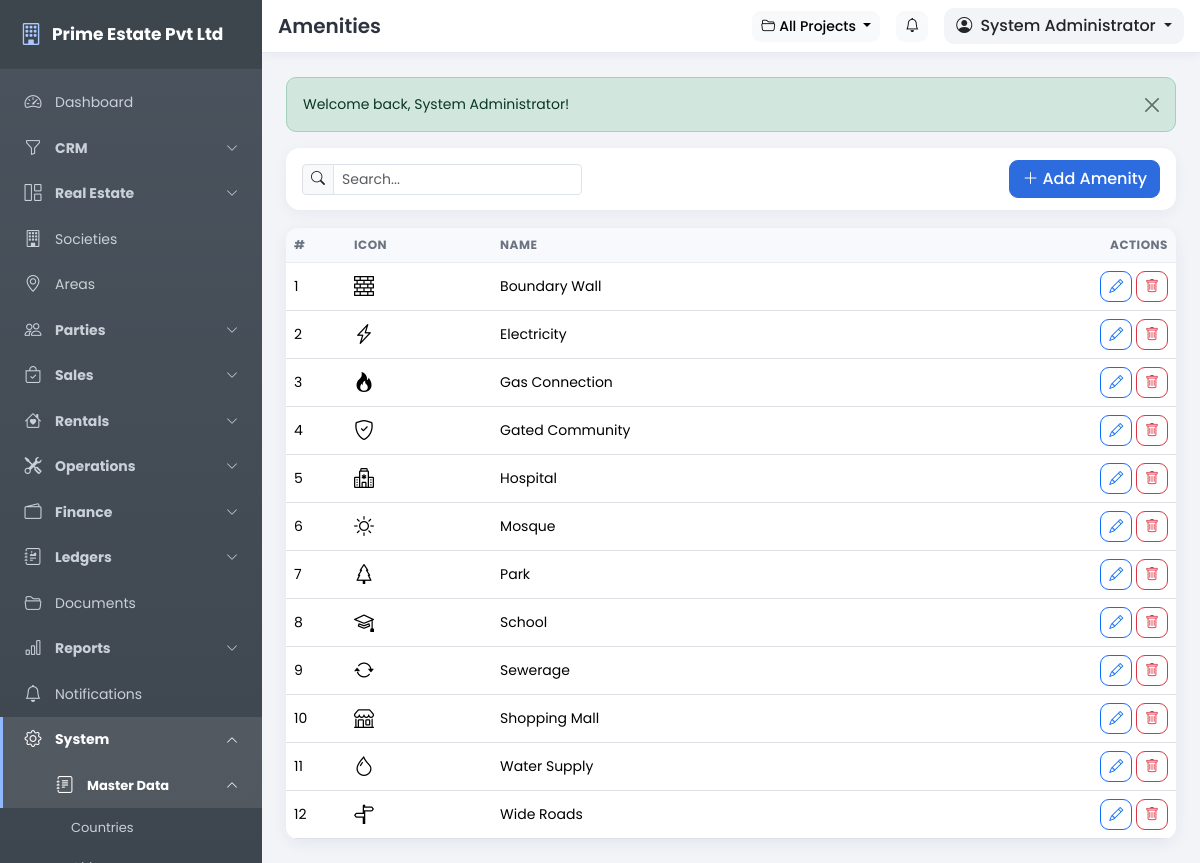
The page /pages/amenities.php (signed in) on the database its author committed.
### tables this page shows
CREATE TABLE IF NOT EXISTS users (
  id INT UNSIGNED NOT NULL AUTO_INCREMENT,
  role_id INT UNSIGNED NOT NULL,
  branch_id INT UNSIGNED DEFAULT NULL,
  username VARCHAR(80) NOT NULL,
  password VARCHAR(255) NOT NULL,
  full_name VARCHAR(150) NOT NULL,
  email VARCHAR(120) DEFAULT NULL,
  phone VARCHAR(40) DEFAULT NULL,
  photo VARCHAR(255) DEFAULT NULL,
  status TINYINT(1) NOT NULL DEFAULT 1,
  last_login DATETIME DEFAULT NULL,
  remember_token VARCHAR(64) DEFAULT NULL,
  created_date DATE NOT NULL,
  created_time TIME NOT NULL,
  updated_date DATE NOT NULL,
  updated_time TIME NOT NULL,
  PRIMARY KEY (id),
  UNIQUE KEY uq_users_username (username),
  KEY idx_users_role (role_id),
  CONSTRAINT fk_users_role FOREIGN KEY (role_id) REFERENCES roles (id) ON DELETE CASCADE
);

CREATE TABLE IF NOT EXISTS amenities (
  id INT UNSIGNED NOT NULL AUTO_INCREMENT,
  name VARCHAR(120) NOT NULL,
  icon VARCHAR(60) DEFAULT NULL,
  created_date DATE NOT NULL,
  created_time TIME NOT NULL,
  updated_date DATE NOT NULL,
  updated_time TIME NOT NULL,
  PRIMARY KEY (id),
  UNIQUE KEY uq_amenity_name (name)
);

### includes/config.php (called while the page is built, shortened)
<?php
function setting($key, $default = '') {
    static $cache = null;
    global $mysqli;
    if ($cache === null) {
        $cache = [];
        if (isset($mysqli)) {
            $rows = db_all("SELECT setting_key, setting_value FROM settings");
            foreach ($rows as $r) {
                $cache[$r['setting_key']] = $r['setting_value'];
            }
        }
    }
    return isset($cache[$key]) && $cache[$key] !== '' ? $cache[$key] : $default;
}

### includes/auth.php (called while the page is built, shortened)
<?php
require_once __DIR__ . '/functions.php';
if (is_logged_in()) {
    $timeout = (int)setting('session_timeout', 60) * 60;
    $user = db_get("SELECT u.*, r.name AS role_name, r.is_super_admin
                    FROM users u
                    JOIN roles r ON r.id = u.role_id
                    WHERE u.id = ?", [$_SESSION['user_id']]);
    if ($user) {
        $user['perms'] = [];
        $rows = db_all("SELECT p.slug FROM role_permissions rp
                        JOIN permissions p ON p.id = rp.permission_id
                        WHERE rp.role_id = ?", [$user['role_id']]);
        foreach ($rows as $r) {
            $user['perms'][] = $r['slug'];
        }
    }
}

### pages/amenities.php (the view, shortened to what this page needs)
<?php
require_once '../includes/auth.php';
$title = 'Amenities';
$canEdit = has_permission('settings.manage');
$records = db_all("SELECT * FROM amenities ORDER BY name");
include '../includes/header.php';
?>
<div class="toolbar d-flex flex-wrap align-items-center gap-2">
    <div class="input-group input-group-sm" style="max-width:280px">
        <span class="input-group-text"><i class="bi bi-search"></i></span>
        <input type="text" class="form-control table-search" data-table="#dataTable" placeholder="Search...">
    </div>
    <?php if ($canEdit): ?>
    <button class="btn btn-primary ms-auto" data-bs-toggle="modal" data-bs-target="#recordModal" data-add="Add Amenity"><i class="bi bi-plus-lg me-1"></i>Add Amenity</button>
    <?php endif; ?>
</div>
<div class="card">
    <div class="card-body p-0">
        <div class="table-responsive">
            <table class="table table-hover mb-0" id="dataTable">
                <thead><tr><th style="width:60px">#</th><th>Icon</th><th>Name</th><th class="text-end">Actions</th></tr></thead>
                <tbody>
                <?php foreach ($records as $i => $r): ?>
                    <tr>
                        <td><?= $i + 1 ?></td>
                        <td><i class="bi <?= e($r['icon']) ?>" style="font-size:20px"></i></td>
                        <td><?= e($r['name']) ?></td>
                        <td class="text-end">
                            <?php if ($canEdit): ?>
                            <button class="btn btn-sm btn-outline-primary" data-bs-toggle="modal" data-bs-target="#recordModal" data-edit='<?= h(json_encode(['id' => $r['id'], 'name' => $r['name'], 'icon' => $r['icon']])) ?>'><i class="bi bi-pencil"></i></button>
                            <form method="post" class="d-inline" data-confirm="Delete this amenity? This cannot be undone.">
                                <button class="btn btn-sm btn-outline-danger"><i class="bi bi-trash"></i></button>
                            </form>
                            <?php endif; ?>
                        </td>
                    </tr>
                <?php endforeach; ?>
                </tbody>
            </table>
        </div>
    </div>
</div>
<?php include '../includes/footer.php'; ?>

### includes/header.php (shortened to what this page needs)
<?php
$company = setting('company_name', APP_NAME);
$activeProject = active_project();
$activeProjectName = $activeProject ? $activeProject['name'] : 'All Projects';
?>
<!DOCTYPE html>
<html lang="en">
<head>
<link href="https://cdn.jsdelivr.net/npm/bootstrap@5.3.3/dist/css/bootstrap.min.css" rel="stylesheet">
<link href="https://cdn.jsdelivr.net/npm/bootstrap-icons@1.11.3/font/bootstrap-icons.min.css" rel="stylesheet">
<link href="<?= BASE_URL ?>/assets/css/style.css" rel="stylesheet">
</head>
<body>
<aside class="sidebar" id="appSidebar">
    <div class="sidebar-brand">
        <a class="brand-link" href="<?= BASE_URL ?>/index.php">
            <i class="bi bi-building"></i>
            <span><?= e($company) ?></span>
        </a>
    </div>
    <?php include __DIR__ . '/sidebar.php'; ?>
</aside>
<div class="main-area">
    <header class="topbar">
        <div class="d-flex align-items-center gap-3 px-3 py-2">
            <h5 class="mb-0 fw-semibold d-none d-sm-block"><?= e($title) ?></h5>
            <div class="ms-auto d-flex align-items-center gap-3">
                <div class="dropdown">
                    <button class="btn btn-light btn-sm dropdown-toggle" type="button" data-bs-toggle="dropdown" aria-expanded="false" title="Active Project">
                        <i class="bi bi-folder2-open me-1"></i><?= e($activeProjectName) ?>
                    </button>
                </div>
                <a href="<?= BASE_URL ?>/pages/notifications.php" class="btn btn-light btn-sm position-relative" title="Notifications">
                    <i class="bi bi-bell"></i>
                </a>
                <div class="dropdown user-drop">
                    <button class="btn dropdown-toggle" type="button" data-bs-toggle="dropdown" aria-expanded="false">
                        <i class="bi bi-person-circle me-1"></i>
                        <?= e($user['full_name'] ?? 'User') ?>
                    </button>
                </div>
            </div>
        </div>
    </header>
    <div class="page-content">
        <?= get_flash() ?>

### assets/css/style.css (style rules this page uses)
:root { --sidebar-bg: #4b545e; --sidebar-bg2: #3d454e; --sidebar-text: #c9d0d8; --sidebar-width: 262px; --primary: #2d6cdf; }
* { box-sizing: border-box; }
body { font-family: 'Poppins', 'Segoe UI', sans-serif; background: #f2f4f8; font-size: 14px; color: #2d3340; }
a { text-decoration: none; }
.sidebar { position: fixed; top: 0; left: 0; bottom: 0; width: var(--sidebar-width); background: linear-gradient(180deg, var(--sidebar-bg), var(--sidebar-bg2)); color: var(--sidebar-text); z-index: 1040; overflow-y: auto; overflow-x: hidden; transition: transform .28s ease; scrollbar-width: thin; }
.sidebar-brand { padding: 18px 20px; border-bottom: 1px solid rgba(255, 255, 255, .08); position: sticky; top: 0; background: rgba(61, 69, 78, .96); z-index: 5; }
.brand-link { color: #fff; font-weight: 700; font-size: 17px; display: flex; align-items: center; gap: 10px; }
.brand-link i { font-size: 22px; color: #a9c9ff; }
.main-area { margin-left: var(--sidebar-width); min-height: 100vh; display: flex; flex-direction: column; }
.topbar { background: #fff; position: sticky; top: 0; z-index: 1030; border-bottom: 1px solid #e6e9ef; box-shadow: 0 2px 10px rgba(20, 40, 80, .05); }
.topbar h5 { color: #2d3340; }
.user-drop .dropdown-toggle { background: #f2f4f8; border: 0; border-radius: 10px; font-weight: 500; }
.page-content { padding: 24px; flex: 1; }
.card { border: 0; border-radius: 14px; box-shadow: 0 4px 16px rgba(20, 40, 80, .07); }
.card-body { padding: 20px; }
.table thead th { background: #f7f9fc; font-size: 12px; text-transform: uppercase; letter-spacing: .5px; color: #6b7280; border-bottom: 1px solid #e8ecf3; white-space: nowrap; }
.table tbody td { vertical-align: middle; }
.btn { border-radius: 9px; font-weight: 500; }
.btn-primary { background: var(--primary); border-color: var(--primary); }
.form-control, .form-select { border-radius: 9px; border-color: #dde3ec; font-size: 14px; }
.toolbar { background: #fff; border-radius: 14px; padding: 12px 16px; box-shadow: 0 4px 14px rgba(20,40,80,.05); margin-bottom: 18px; }
.table-responsive { border-radius: 12px; }

### rows shown on the page
users: full_name "System Administrator"
amenities: name "Boundary Wall"
amenities: name "Electricity"
amenities: name "Gas Connection"
amenities: name "Gated Community"
amenities: name "Hospital"
amenities: name "Mosque"
amenities: name "Park"
amenities: name "School"
amenities: name "Sewerage"
amenities: name "Shopping Mall"
amenities: name "Water Supply"
amenities: name "Wide Roads"

### other values the page prints
$company "Prime Estate Pvt Ltd"
$title "Amenities"
$activeProjectName "All Projects"
$f['msg'] "Welcome back, System Administrator!"
